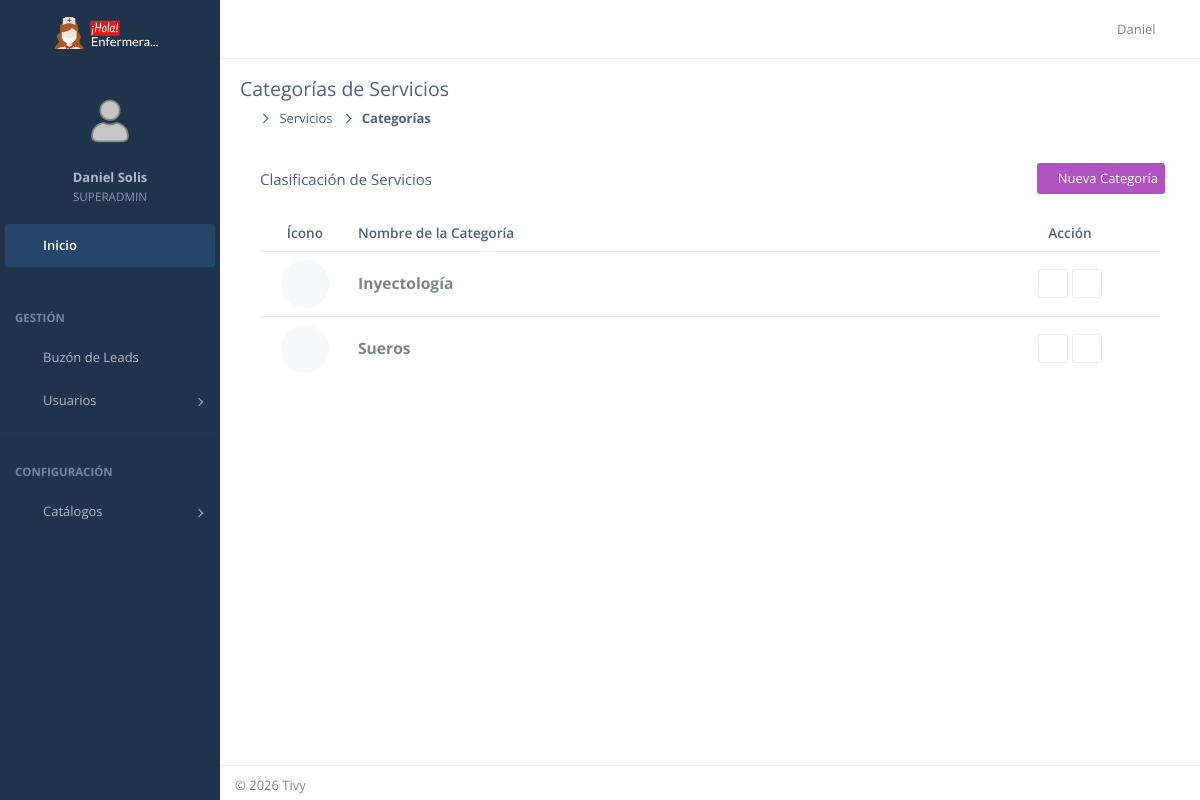
Screenshot of /dashboard/categorias/ (signed in) with the database file from the repository.
### CoreApps/users/models.py (models this page shows, shortened)
class User(AbstractUser):
    class Roles(models.TextChoices):
        CLIENTE = 'CLIENTE', _('Cliente')
        ENFERMERO = 'ENFERMERO', _('Enfermero')
        SUPERVISOR = 'SUPERVISOR', _('Supervisor')
        ADMINISTRADOR = 'ADMINISTRADOR', _('Administrador')
        SUPERADMIN = 'SUPERADMIN', _('Super Administrador')
    email = models.EmailField(_('Correo Electrónico'), unique=True)
    groups = models.ManyToManyField(
        Group,
        verbose_name=_('groups'),
        blank=True,
        help_text=_('The groups this user belongs to.'),
        related_name="custom_user_groups",  # Nombre único para evitar el choque
        related_query_name="user",
    )
    user_permissions = models.ManyToManyField(
        Permission,
        verbose_name=_('user permissions'),
        blank=True,
        help_text=_('Specific permissions for this user.'),
        related_name="custom_user_permissions", # Nombre único para evitar el choque
        related_query_name="user",
    )
    rol = models.CharField(
        max_length=20,
        choices=Roles.choices,
        default=Roles.CLIENTE,
        verbose_name=_('Rol en el sistema')
    )
    cedula = models.CharField(
        _('Cédula / RUC'),
        max_length=13,
        unique=True,
        blank=True,
        null=True
    )
    telefono = models.CharField(
        _('Teléfono Celular'),
        max_length=20,
        blank=True,
        null=True,
        help_text=_('Número principal para contacto')
    )
    foto = models.ImageField(upload_to='perfiles/fotos/', blank=True, null=True)
    USERNAME_FIELD = 'email'
    REQUIRED_FIELDS = ['username', 'first_name', 'last_name', 'cedula']
    class Meta:
        verbose_name = _('Usuario')
        verbose_name_plural = _('Usuarios')

### CoreApps/services/models.py (models this page shows, shortened)
class ServiceCategory(models.Model):
    nombre = models.CharField(max_length=100)
    icono = models.ImageField(upload_to='servicios/iconos/', blank=True, null=True)
    class Meta:
        verbose_name = "Categoría"
        verbose_name_plural = "Categorías"

### CoreApps/services/views.py (the view)
# urls.py: path('dashboard/categorias/', CategoryListView.as_view(), name='admin_category_list'),
class CategoryListView(LoginRequiredMixin, AdminRequiredMixin, ListView):
    model = ServiceCategory
    template_name = 'services/admin/category_list.html'
    context_object_name = 'categorias'
    def get_queryset(self):
        return ServiceCategory.objects.all().order_by('nombre')

### CoreApps/services/views.py (called while the page is built)
    def test_func(self):
        return self.request.user.is_authenticated and self.request.user.rol in ['ADMINISTRADOR', 'SUPERADMIN', 'SUPERVISOR']

### templates/services/admin/category_list.html (shortened to what this page needs)
{% extends 'layouts/dashboard_base.html' %}
{% load static %}
{% block page_title %}Categorías de Servicios{% endblock %}
{% block breadcrumb %}
    <li><a href="{% url 'admin_service_list' %}">Servicios</a></li>
    <li class="active">Categorías</li>
{% endblock %}
{% block content %}
<div class="panel">
    <div class="panel-heading">
        <div class="panel-control">
            <a href="{% url 'admin_category_create' %}" class="btn btn-purple">
                <i class="demo-pli-add"></i> Nueva Categoría
            </a>
        </div>
        <h3 class="panel-title">Clasificación de Servicios</h3>
    </div>
    <div class="panel-body">
        <div class="table-responsive">
            <table class="table table-hover table-vcenter">
                <thead>
                    <tr>
                        <th style="width: 10%;" class="text-center">Ícono</th>
                        <th style="width: 70%;">Nombre de la Categoría</th>
                        <th style="width: 20%;" class="text-center">Acción</th>
                    </tr>
                </thead>
                <tbody>
                    {% for c in categorias %}
                    <tr>
                        <td class="text-center">
                            {% if c.icono %}
                                <img src="{{ c.icono.url }}" class="img-circle img-sm" alt="icon">
                            {% else %}
                                <div class="img-circle img-sm bg-gray-light" style="display:inline-flex;align-items:center;justify-content:center;">
                                    <i class="fa fa-medkit text-muted"></i>
                                </div>
                            {% endif %}
                        </td>
                        <td>
                            <span class="text-bold text-lg">{{ c.nombre }}</span>
                        </td>
                        <td class="text-center">
                            <a href="{% url 'admin_category_update' c.pk %}" class="btn btn-sm btn-default btn-hover-primary" title="Editar">
                                <i class="demo-pli-pen-5"></i>
                            </a>
                            <a href="{% url 'admin_category_delete' c.pk %}" class="btn btn-sm btn-default btn-hover-danger" title="Eliminar">
                                <i class="demo-pli-trash"></i>
                            </a>
                        </td>
                    </tr>
                    {% endfor %}
                </tbody>
            </table>
        </div>
    </div>
</div>
{% endblock %}

### templates/includes/dashboard/navbar.html (shortened to what this page needs)
{% load static %}
<header id="navbar">
    <div id="navbar-container" class="boxed">
        <div class="navbar-header">
            <a href="{% url 'dashboard' %}" class="navbar-brand">
                <div class="brand-custom-wrapper">
                    <img src="{% static 'img/logo-hola-enfermera2.png' %}"
                         alt="Hola Enfermera"
                         class="logo-image logo-lg">
                </div>
            </a>
        </div>
        <div class="navbar-content">
            <ul class="nav navbar-top-links pull-left">
                <li class="tgl-menu-btn">
                    <a class="mainnav-toggle" href="#">
                        <i class="demo-pli-list-view"></i>
                    </a>
                </li>
            </ul>
            <ul class="nav navbar-top-links pull-right">
                <li id="dropdown-user" class="dropdown">
                    <a href="#" data-toggle="dropdown" class="dropdown-toggle text-right">
                        <span class="ic-user pull-right">
                            <i class="demo-pli-male"></i>
                        </span>
                        <div class="username hidden-xs">{{ user.first_name }}</div>
                    </a>
                </li>
            </ul>
        </div>
    </div>
</header>

### templates/includes/dashboard/menu.html (shortened to what this page needs)
{% load static %}
<nav id="mainnav-container">
    <div id="mainnav">
        <div id="mainnav-menu-wrap">
            <div class="nano">
                <div class="nano-content">
                    <div id="mainnav-profile" class="mainnav-profile">
                        <div class="profile-wrap text-center">
                            <div class="pad-btm">
                                {% if user.foto %}
                                    <img class="img-circle img-md" src="{{ user.foto.url }}" alt="Foto">
                                {% else %}
                                    <img class="img-circle img-md" src="{% static 'img/profile-photos/user.png' %}" alt="Foto">
                                {% endif %}
                            </div>
                            <a href="#profile-nav" class="box-block" data-toggle="collapse" aria-expanded="false">
                                <p class="mnp-name">{{ user.get_full_name }}</p>
                                <span class="mnp-desc">{{ user.rol }}</span>
                            </a>
                        </div>
                    </div>
                    <ul id="mainnav-menu" class="list-group">
    <li class="active-link">
        <a href="{% url 'dashboard' %}">
            <i class="demo-pli-home"></i>
            <span class="menu-title">Inicio</span>
        </a>
    </li>
    {% if user.rol in 'ADMINISTRADOR,SUPERADMIN,SUPERVISOR' or user.is_superuser %}
        <li class="list-divider"></li>
        <li class="list-header">Gestión</li>
        <li>
            <a href="{% url 'admin_reminder_list' %}">
                <i class="demo-pli-mail"></i>
                <span class="menu-title">Buzón de Leads</span>
            </a>
        </li>
       <li>
            <a href="#">
                <i class="demo-pli-male-female"></i>
                <span class="menu-title">Usuarios</span>
                <i class="arrow"></i>
            </a>
        </li>
        <li class="list-divider"></li>
        <li class="list-header">Configuración</li>
        <li>
            <a href="#">
                <i class="demo-pli-gear"></i>
                <span class="menu-title">Catálogos</span>
                <i class="arrow"></i>
            </a>
        </li>
    {% endif %}
</ul>
                </div>
            </div>
        </div>
    </div>
</nav>

### static/css/dashboard.css (style rules this page uses)
body { margin: 0; padding: 0; min-height: 100vh; }
.navbar-brand img { height: 40px; }

### templates/includes/dashboard/navbar.html (style rules this page uses)
.brand-custom-wrapper { width: 100%; height: 100%; display: flex; align-items: center; justify-content: center; position: relative; }
.logo-image { max-height: 40px; width: auto; object-fit: contain; transition: all 0.3s ease; }
#container.mainnav-lg .logo-lg { display: block; }
.navbar-brand { padding: 0 !important; }

### rows the page displays
User: first_name "Daniel", get_full_name "Daniel Solis", rol "SUPERADMIN"
ServiceCategory: nombre "Inyectología"
ServiceCategory: nombre "Sueros"
